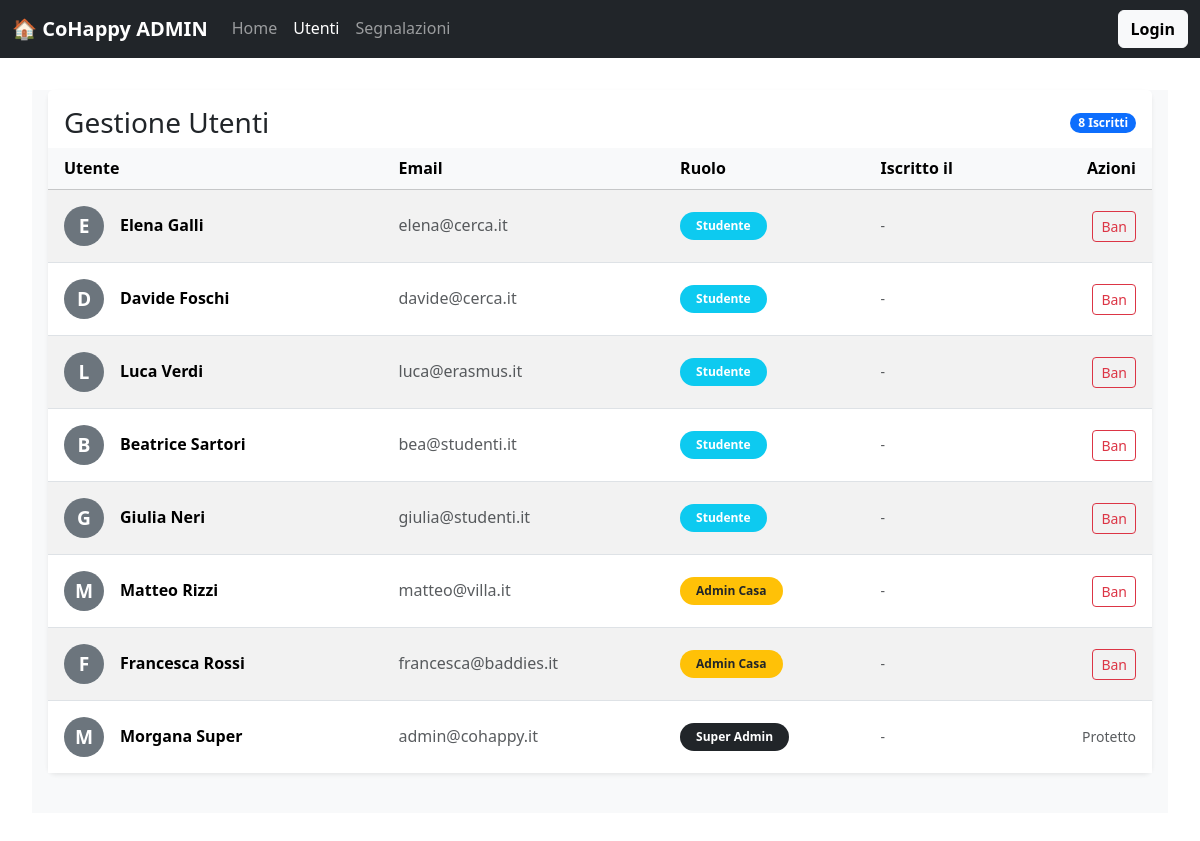
The page /utenti.php on the database as committed earlier.
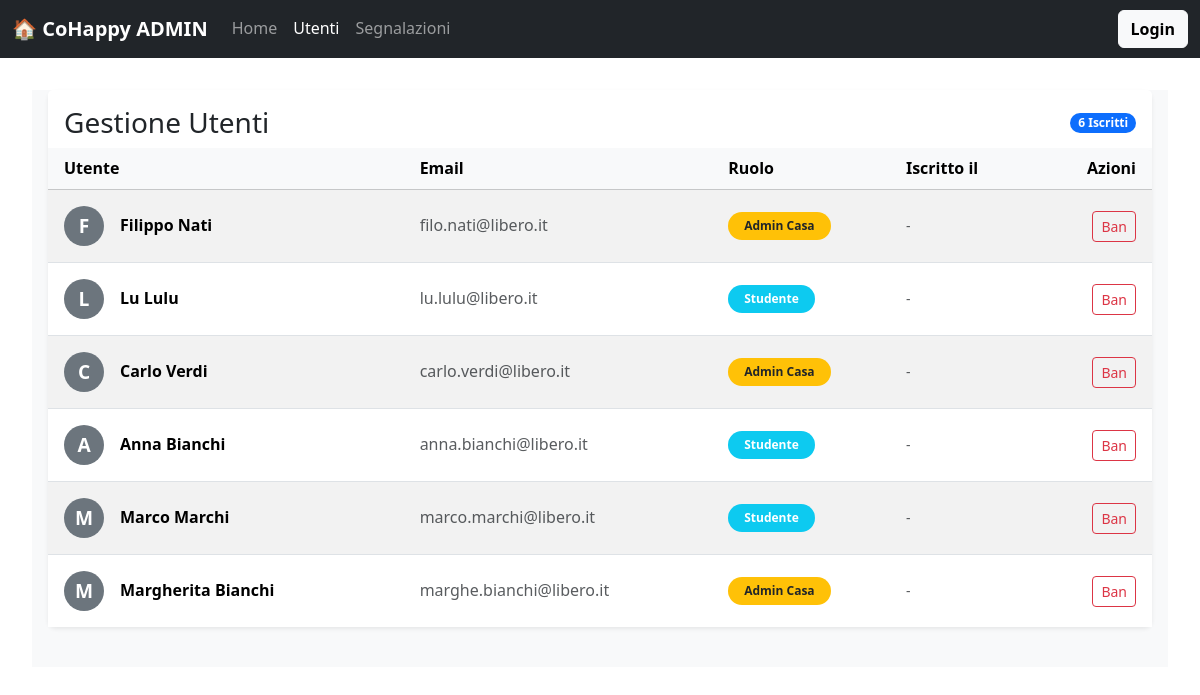
The same page on the database as committed later.
### tables this page shows
CREATE TABLE `utenti` (
  `id_utente` int(11) NOT NULL,
  `nome` varchar(100) NOT NULL,
  `cognome` varchar(100) NOT NULL,
  `email` varchar(150) NOT NULL,
  `password` varchar(255) NOT NULL,
  `ruolo` enum('studente','admin_casa','super_admin') DEFAULT 'studente',
  `foto_profilo` varchar(255) DEFAULT 'default_user.png',
  `id_casa` int(11) DEFAULT NULL,
  `punti` int(11) DEFAULT 0,
  `dataIscrizione` date NOT NULL DEFAULT curdate(),
  `token_scadenza` datetime DEFAULT NULL,
  `recovery_token` varchar(255) DEFAULT NULL
);

### utenti.php (called while the page is built)
<?php
require_once 'bootstrap.php';
$templateParams["titolo"] = "CoHappy - Gestione Utenti";
$templateParams["nome"] = "template/visualizza_utenti.php";
$templateParams["utenti"] = $dbh->getAllUsers();
require 'template/base_admin.php';
?>

### db/database.php (called while the page is built, shortened)
<?php
class DatabaseHelper {
    private $db;
    public function __construct($servername, $username, $password, $dbname, $port) {
        $this->db = new mysqli($servername, $username, $password, $dbname, $port);
    }
    public function getAllUsers(){
        return $this->db->query("SELECT * FROM utenti ORDER BY dataIscrizione DESC")->fetch_all(MYSQLI_ASSOC);
    }
}
?>

### bootstrap.php (called while the page is built, shortened)
<?php
require_once("db/database.php");
require_once("utils/functions.php");
$dbh = new DatabaseHelper("localhost", "root", "", "cohappy_db", 3306);
?>

### template/visualizza_utenti.php (the view, shortened to what this page needs)
<section class="pb-3 px-3 bg-light h-100">
    <div class="row h-100">
        <div class="col-md-12 h-100">
            <div class="card shadow-sm border-0 h-100 d-flex flex-column">
                <div class="card-header bg-white border-0 pt-3 px-3 flex-shrink-0 d-flex justify-content-between align-items-center">
                    <h2 class="card-title m-0 h3">Gestione Utenti</h2>
                    <span class="badge bg-primary rounded-pill">
                        <?php echo count($templateParams["utenti"]); ?> Iscritti
                    </span>
                </div>
                <div class="card-body p-0 overflow-auto flex-grow-1" style="min-height: 0;">
                    <table class="table table-hover table-striped mb-0" summary="Tabella contenente la lista degli utenti registrati con dettagli su ruolo e azioni disponibili">
                        <thead class="table-light" style="position: sticky; top: 0; z-index: 10;">
                            <tr>
                                <th scope="col" class="px-3">Utente</th>
                                <th scope="col">Email</th>
                                <th scope="col">Ruolo</th>
                                <th scope="col">Iscritto il</th>
                                <th scope="col" class="text-end px-3">Azioni</th>
                            </tr>
                        </thead>
                        <tbody>
                            <?php foreach($templateParams["utenti"] as $utente): ?>
                            <tr>
                                <td class="px-3 align-middle py-3">
                                    <div class="d-flex align-items-center">
                                        <div class="rounded-circle bg-secondary text-white d-flex justify-content-center align-items-center me-3" aria-hidden="true" style="width: 40px; height: 40px; font-weight: bold; font-size: 1.2rem;">
                                            <?php echo strtoupper(substr($utente['nome'], 0, 1)); ?>
                                        </div>
                                        <div>
                                            <span class="fw-bold d-block"><?php echo $utente['nome'] . " " . $utente['cognome']; ?></span>
                                        </div>
                                    </div>
                                </td>
                                <td class="align-middle text-muted">
                                    <a href="mailto:<?php echo $utente['email']; ?>" class="text-decoration-none text-muted"><?php echo $utente['email']; ?></a>
                                </td>
                                <td class="align-middle">
                                    <?php
                                        $badgeColor = match($utente['ruolo']) {
                                            'super_admin' => 'bg-dark',
                                            'admin_casa'  => 'bg-warning text-dark',
                                            default       => 'bg-info text-white'
                                        };
                                        $ruoloLeggibile = ucwords(str_replace('_', ' ', $utente['ruolo']));
                                    ?>
                                    <span class="badge <?php echo $badgeColor; ?> rounded-pill px-3 py-2">
                                        <?php echo $ruoloLeggibile; ?>
                                    </span>
                                </td>
                                <td class="align-middle text-muted small">
                                    <time datetime="<?php echo !empty($utente['data_iscrizione']) ? $utente['data_iscrizione'] : ''; ?>">
                                        <?php echo !empty($utente['data_iscrizione']) ? date("d/m/Y", strtotime($utente['data_iscrizione'])) : '-'; ?>
                                    </time>
                                </td>
                                <td class="text-end px-3 align-middle">
                                    <?php if($utente['ruolo'] != 'super_admin'): ?>
                                    <form action="processa-segnalazione.php" method="POST" class="d-inline">
                                        <button type="submit" class="btn btn-outline-danger btn-sm" aria-label="Banna utente <?php echo $utente['nome']; ?>" onclick="return confirm('⚠️ ATTENZIONE ⚠️\n\nStai per eliminare definitivamente <?php echo $utente['nome']; ?>.\n\nVerranno cancellati anche:\n- I suoi annunci\n- Le sue candidature\n- Le sue spese\n\nSei sicura di voler procedere?');">
                                            <i class="bi bi-person-x-fill" aria-hidden="true"></i> Ban
                                        </button>
                                    </form>
                                    <?php else: ?>
                                        <span class="text-muted small"><i class="bi bi-shield-lock" aria-hidden="true"></i> Protetto</span>
                                    <?php endif; ?>
                                </td>
                            </tr>
                            <?php endforeach; ?>
                        </tbody>
                    </table>
                </div>
            </div>
        </div>
    </div>
</section>

### template/base_admin.php (shortened to what this page needs)
<!DOCTYPE html>
<html lang="it">
    <head>
        <link href="https://cdn.jsdelivr.net/npm/bootstrap@5.3.3/dist/css/bootstrap.min.css" rel="stylesheet"
>
        <link rel="stylesheet" href="css/style.css">
    </head>
<body class="bg-white d-flex flex-column min-vh-100">
<nav class="navbar navbar-expand-lg bg-dark sticky-top navbar-dark">
        <div class="container-fluid">
            <a class="navbar-brand fw-bold " href="superadmin.php">🏠 CoHappy ADMIN</a>
            <div class="collapse navbar-collapse" id="navbarNav">
                <ul class="navbar-nav me-auto">
                    <li class="nav-item"><a class="nav-link <?php isActive("superadmin.php") ?> " href="superadmin.php">Home</a></li>
                    <li class="nav-item"><a class="nav-link <?php isActive("utenti.php") ?>" href="utenti.php">Utenti</a></li>
                    <li class="nav-item"><a class="nav-link <?php isActive("segnalazioni.php") ?>" href="segnalazioni.php">Segnalazioni</a></li>
                </ul>
                <div class="d-flex align-items-center">
                    <?php if(isset($_SESSION["id_utente"])): ?>
                        <span class="text-white me-3 small ">Ciao, <strong><?php echo $_SESSION["nome"]; ?></strong></span>
                        <a href="logout.php" class="btn btn-outline-light btn-sm fw-bold">Logout</a>
                    <?php else: ?>
                        <a href="login.php" class="btn btn-light text-primary fw-bold text-black">Login</a>
                    <?php endif; ?>
                </div>
            </div>
        </div>
    </nav>
        <main class="flex-grow-1">
    <?php
         if(isset($templateParams["nome"])){
            require($templateParams["nome"]);
        }
    ?>
    </main>
    </body>
</html>

### utils/functions.php (shortened to what this page needs)
<?php
function isActive($pagename) {
    if (basename($_SERVER['PHP_SELF']) == $pagename) {
        echo "active";
    }
}
?>

### css/style.css (style rules this page uses)
:root { --primary-color: #0d6efd; --secondary-color: #6c757d; --accent-color: #ffc107; --text-color: #212529; --bg-light: #f8f9fa; --border-radius: 0.5rem; }
body { font-family: 'Noto Sans', sans-serif; line-height: 1.6; color: var(--text-color); background-color: var(--bg-light); margin: 0; padding-bottom: 60px; }
main { padding: 1rem; width: 100%; max-width: 100%; }
.card { border: none; border-radius: var(--border-radius); box-shadow: 0 4px 6px rgba(0,0,0,0.1); margin-bottom: 1.5rem; transition: transform 0.2s; }
body { overflow-x: hidden; scroll-behavior: smooth; }
@media (min-width: 768px) { main { padding: 2rem; } }

Rows that differ between the two databases and show on the page:
removed utenti: nome "G", nome "Giulia", cognome "Neri", email "giulia@studenti.it", ruolo "Studente"
removed utenti: nome "M", nome "Matteo", cognome "Rizzi", email "matteo@villa.it", ruolo "Admin Casa"
removed utenti: nome "M", nome "Morgana", cognome "Super", email "admin@cohappy.it", ruolo "Super Admin", shows "Protetto"
changed utenti: nome "E" → "F"; nome "Elena" → "Filippo"; cognome "Galli" → "Nati"; email "elena@cerca.it" → "filo.nati@libero.it"; ruolo "Studente" → "Admin Casa"
added utenti: nome "L", nome "Lu", cognome "Lulu", email "lu.lulu@libero.it", ruolo "Studente"
changed utenti "Verdi": nome "L" → "C"; nome "Luca" → "Carlo"; email "luca@erasmus.it" → "carlo.verdi@libero.it"; ruolo "Studente" → "Admin Casa"; moves up the list
changed utenti: nome "D" → "A"; nome "Davide" → "Anna"; cognome "Foschi" → "Bianchi"; email "davide@cerca.it" → "anna.bianchi@libero.it"
changed utenti: nome "B" → "M"; nome "Beatrice" → "Marco"; cognome "Sartori" → "Marchi"; email "bea@studenti.it" → "marco.marchi@libero.it"
changed utenti: nome "F" → "M"; nome "Francesca" → "Margherita"; cognome "Rossi" → "Bianchi"; email "francesca@baddies.it" → "marghe.bianchi@libero.it"
Other text that changed with them:
count($templateParams["utenti"]): "8" → "6"
